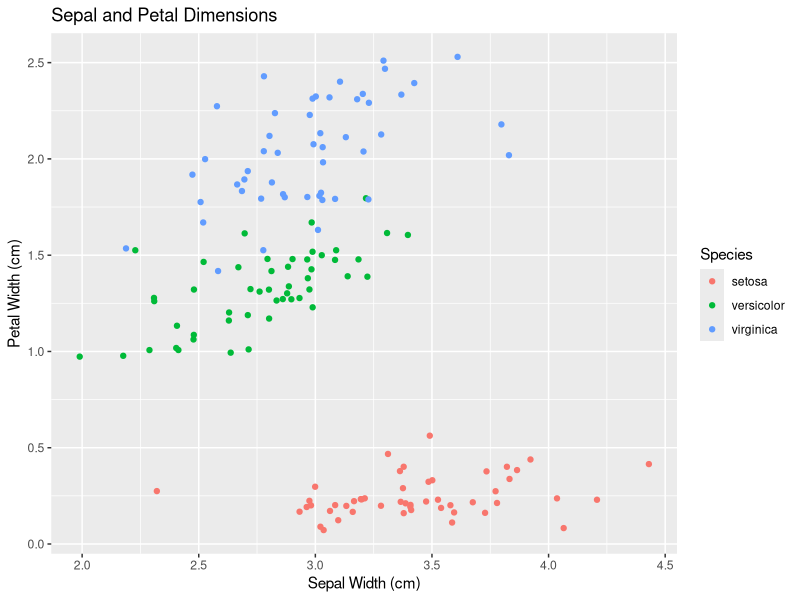

Here is the R script that generated this plot:
## ---- chunk 1

## ---- chunk 2
#| echo: false
2 * 2
## ---- chunk 3
#| label: fig-iris
#| fig-width: 8
#| fig-height: 4 # Change the figure dimensions using fig-width/height
#| out-width: 80% # This changes the size of the figure as rendered in the text. 
#| fig-cap: "This figure shows the relationship between sepal width and petal width in irises. I've used geom_jitter to combat overplotting, as the data are measured in relatively consistent increments. The figure is drawn with `ggplot2` [@ggplot2-package]."
#| echo: false


data(iris)
library(ggplot2)
ggplot(iris, aes(x = Sepal.Width, y = Petal.Width, color = Species)) + 
  geom_jitter() + 
  xlab("Sepal Width (cm)") + ylab("Petal Width (cm)") + 
  ggtitle("Sepal and Petal Dimensions")
